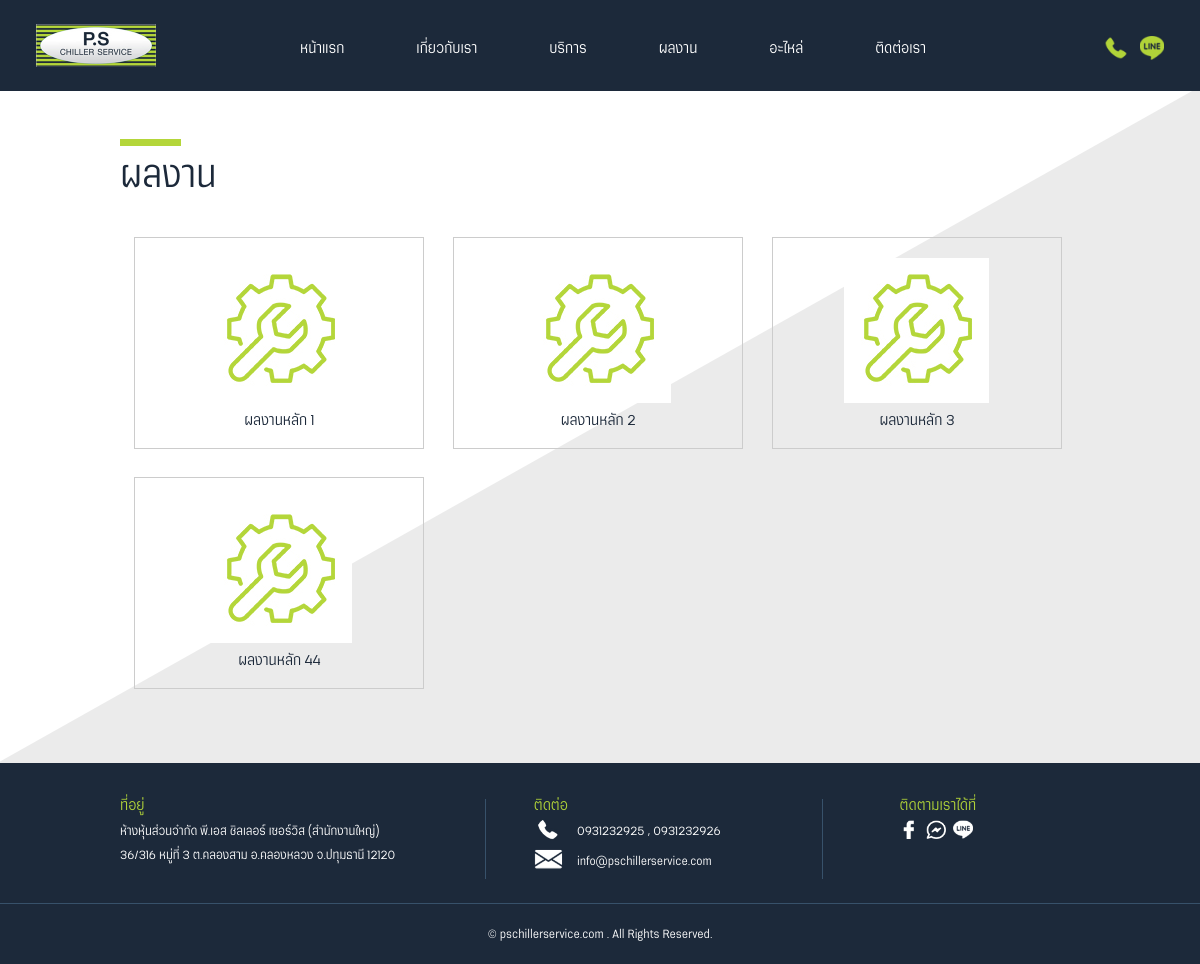
Screenshot of /portfolio.php with the database file from the repository.
### tables this page shows
CREATE TABLE `portfolio` (
  `id` int(11) NOT NULL,
  `name` varchar(255) NOT NULL,
  `image` varchar(255) NOT NULL
);

CREATE TABLE `contact_address` (
  `id` int(11) NOT NULL,
  `address` text NOT NULL
);

CREATE TABLE `contact_phone` (
  `id` int(11) NOT NULL,
  `phone_1` varchar(20) NOT NULL,
  `phone_2` varchar(20) NOT NULL
);

CREATE TABLE `contact_email` (
  `id` int(11) NOT NULL,
  `email` varchar(255) NOT NULL
);

### back-office/database/connect.php (called while the page is built, shortened)
<?php
class connect
{
    private $servername = "localhost";
    private $username = "root";
    private $password = "";
    private $db_name = "pachillerservice";
    public function __construct()
    {
        try {
            $conn = new PDO("mysql:host=$this->servername;dbname=$this->db_name;charset=utf8", $this->username, $this->password);
            $conn->setAttribute(PDO::ATTR_ERRMODE, PDO::ERRMODE_EXCEPTION);
            $this->conn = $conn;
        } catch (PDOException $e) {
            echo "Connection failed: " . $e->getMessage();
        }
    }
}

### portfolio.php (the view, shortened to what this page needs)
<?php
require_once("back-office/database/connect.php");
?>
<!DOCTYPE html PUBLIC "-//W3C//DTD XHTML 1.0 Transitional//EN" "http://www.w3.org/TR/xhtml1/DTD/xhtml1-transitional.dtd">
<html xmlns="http://www.w3.org/1999/xhtml">
<head>
    <link href="css/reset.css" rel="stylesheet" type="text/css" />
    <link href="css/header.css" rel="stylesheet" type="text/css" />
    <link href="css/header-m.css" rel="stylesheet" type="text/css" />
    <link href="css/header-t.css" rel="stylesheet" type="text/css" />
    <link href="css/content.css" rel="stylesheet" type="text/css" />
    <link href="css/content-m.css" rel="stylesheet" type="text/css" />
    <link href="css/content-t.css" rel="stylesheet" type="text/css" />
    <link href="css/footer.css" rel="stylesheet" type="text/css" />
    <link href="css/footer-m.css" rel="stylesheet" type="text/css" />
    <link href="css/footer-t.css" rel="stylesheet" type="text/css" />
    <link href="css/menu.css" rel="stylesheet" type="text/css" />
</head>
<body>
    <div class="header">
        <div class="logo"><a href="index.php"><img src="images/logo.jpg" width="240" height="86" /></a></div>
        <div class="box-menu">
            <nav id="nav" role="navigation">
                <ul>
                    <li><a href="index.php">หน้าแรก</a></li>
                    <li><a href="aboutus.php">เกี่ยวกับเรา</a></li>
                    <li><a href="service.php">บริการ</a></li>
                    <li><a href="portfolio.php">ผลงาน</a></li>
                    <li><a href="part.php">อะไหล่</a></li>
                    <li><a href="contactus.php">ติดต่อเรา</a></li>
                </ul>
            </nav>
        </div>
        <?php include 'inc/contact-top.php'; ?>
    </div>
    <div class="content">
        <div class="left-01-all">
            <div class="box-main">
                <div class="title-all">ผลงาน</div>
                <?php
                try {
                    $stmt = $db->conn->prepare("SELECT * FROM `portfolio`");
                    $stmt->execute();
                    foreach ($stmt->fetchAll() as $row) {
                ?>
                        <div class="box-port-list">
                            <div class="icon-port-list"><a href="portfolio-list.php?id=<?=$row["id"]?>"><img src="back-office/images/portfolio/<?=$row["image"]?>" width="145" height="145" /></a></div>
                            <div class="title-port-list"><a href="portfolio-list.php?id=<?=$row["id"]?>"><?=$row["name"]?></a></div>
                        </div>
                <?php
                    }
                } catch (Exception $e) {
                    echo $e->getMessage();
                }
                ?>
            </div>
        </div>
    </div>
    <?php include 'inc/footer.php'; ?>
</body>
</html>

### inc/footer.php
<?php
require_once("back-office/database/connect.php");
$db = new connect();
?>
<?php
$phone1 = "";
$phone2 = "";
$line_Link = "";
$facebook_link = "";
$messenger_link = "";
$email = "";
$address = "";
try {
    $stmt = $db->conn->prepare("SELECT * FROM `contact_phone`");
    $stmt->execute();
    foreach ($stmt->fetchAll() as $row) {
        $phone1 = $row["phone_1"];
        $phone2 = $row["phone_2"];
    }
} catch (Exception $e) {
    echo $e->getMessage();
}
try {
    $stmt = $db->conn->prepare("SELECT * FROM `contact_line`");
    $stmt->execute();
    foreach ($stmt->fetchAll() as $row) {
        $line_Link = $row["line_link"];
    }
} catch (Exception $e) {
    echo $e->getMessage();
}
try {
    $stmt = $db->conn->prepare("SELECT * FROM `contact_facebook`");
    $stmt->execute();
    foreach ($stmt->fetchAll() as $row) {
        $facebook_link = $row["facebook_link"];
    }
} catch (Exception $e) {
    echo $e->getMessage();
}
try {
    $stmt = $db->conn->prepare("SELECT * FROM `contact_messenger`");
    $stmt->execute();
    foreach ($stmt->fetchAll() as $row) {
        $messenger_link = $row["messenger_link"];
    }
} catch (Exception $e) {
    echo $e->getMessage();
}
try {
    $stmt = $db->conn->prepare("SELECT * FROM `contact_email`");
    $stmt->execute();
    foreach ($stmt->fetchAll() as $row) {
        $email = $row["email"];
    }
} catch (Exception $e) {
    echo $e->getMessage();
}
try {
    $stmt = $db->conn->prepare("SELECT * FROM `contact_address`");
    $stmt->execute();
    foreach ($stmt->fetchAll() as $row) {
        $address = $row["address"];
    }
} catch (Exception $e) {
    echo $e->getMessage();
}
?>
<div class="footer">
    <div class="box-main">
        <div class="box-footer-left">
            <div class="title-footer">ที่อยู่</div>
            <div class="text-footer-left"><?= $address ?></div>
        </div>
        <div class="box-footer-center">
            <div class="title-footer">ติดต่อ</div>
            <div class="box-footer-center-list">
                <div class="icon-footer-center"><img src="images/icon-footer-01.jpg" width="48" height="37" /></div>
                <div class="text-footer-center"><a href="tel:<?= $phone1 ?>" target="_blank"><?= $phone1 ?></a> , <a href="tel:<?= $phone2 ?>" target="_blank"><?= $phone2 ?></a></div>
            </div>
            <div class="box-footer-center-list">
                <div class="icon-footer-center"><img src="images/icon-footer-02.jpg" width="48" height="37" /></div>
                <div class="text-footer-center"><?= $email ?></div>
            </div>
        </div>
        <div class="box-footer-right">
            <div class="title-footer">ติดตามเราได้ที่</div>
            <div class="icon-footer-right"><a href="<?= $facebook_link ?>" target="_blank"><img src="images/icon-footer-03.jpg" width="32" height="32" /></a><a href="<?= $messenger_link ?>" target="_blank"><img src="images/icon-footer-04.jpg" width="32" height="32" /></a>
                <a href="<?= $line_Link ?>" target="_blank"><img src="images/icon-footer-05.jpg" width="32" height="32" /></a>
            </div>
        </div>
    </div>
    <div class="copy">© pschillerservice.com . All Rights Reserved.</div>
</div>

### css/header.css (style rules this page uses)
@media screen and (min-width: 1041px) and (max-width: 3000px) { .header { float: left; height: auto; width: 100%; } }
@media screen and (min-width: 1041px) and (max-width: 3000px) { .logo { float: left; height: auto; width: 20%; margin-top: 2%; margin-bottom: 2%; margin-left: 3%; } }
@media screen and (min-width: 1041px) and (max-width: 3000px) { .logo img { height: auto; width: 50%; } }
@media screen and (min-width: 1041px) and (max-width: 3000px) { .box-menu { float: left; height: auto; width: 60%; margin-top: 3.5%; margin-left: 2%; } }

### css/content.css (style rules this page uses)
@media screen and (min-width: 1041px) and (max-width: 3000px) { .content { float: left; height: auto; width: 100%; } }
@media screen and (min-width: 1041px) and (max-width: 3000px) { .title-all { font-family: serithairegular; font-size: 3vw; color: #1c293a; background-image: url(../images/line-title-small.jpg); background-repeat: no-repeat; background-position: left top; float: left; height: auto; width: 100%; margin-top: 5%; margin-bottom: 3%; padding-top: 2%; } }
@media screen and (min-width: 1041px) and (max-width: 3000px) { .box-port-list { float: left; height: auto; width: 30%; border: 1px solid #CCC; margin: 1.5%; padding-top: 2%; padding-bottom: 2%; } }
@media screen and (min-width: 1041px) and (max-width: 3000px) { .icon-port-list { float: left; height: auto; width: 100%; text-align: center; } }
@media screen and (min-width: 1041px) and (max-width: 3000px) { .title-port-list { font-family: serithairegular; font-size: 1.2vw; color: #1c293a; text-align: center; float: left; height: auto; width: 100%; margin-top: 4%; } }
@media screen and (min-width: 1041px) and (max-width: 3000px) { .title-port-list a { color: #1c293a; text-decoration: none; } }

### css/footer.css (style rules this page uses)
@media screen and (min-width: 1041px) and (max-width: 3000px) { .footer { float: left; height: auto; width: 100%; padding-top: 3%; padding-bottom: 2%; } }
@media screen and (min-width: 1041px) and (max-width: 3000px) { .box-footer-left { float: left; height: auto; width: 30%; } }
@media screen and (min-width: 1041px) and (max-width: 3000px) { .box-footer-center { float: left; height: auto; width: 30%; margin-right: 8%; margin-left: 8%; border-right-width: 1px; border-right-style: solid; border-right-color: #37516A; border-left-width: 1px; border-left-style: solid; border-left-color: #37516A; padding-left: 5%; } }
@media screen and (min-width: 1041px) and (max-width: 3000px) { .box-footer-right { float: left; height: auto; width: 10%; } }
@media screen and (min-width: 1041px) and (max-width: 3000px) { .title-footer { font-family: serithairegular; font-size: 1.2vw; color: #B0D239; margin-bottom: 2%; } }
@media screen and (min-width: 1041px) and (max-width: 3000px) { .text-footer-left { font-family: serithairegular; font-size: 1vw; color: #FFF; line-height: 2vw; } }
@media screen and (min-width: 1041px) and (max-width: 3000px) { .box-footer-center-list { float: left; height: auto; width: 100%; margin-bottom: 2%; } }
@media screen and (min-width: 1041px) and (max-width: 3000px) { .icon-footer-center { float: left; height: auto; width: 10%; } }
@media screen and (min-width: 1041px) and (max-width: 3000px) { .icon-footer-center img { height: auto; width: 100%; } }
@media screen and (min-width: 1041px) and (max-width: 3000px) { .text-footer-center { font-family: serithairegular; font-size: 1vw; color: #FFF; float: left; height: auto; width: 70%; margin-left: 5%; line-height: 2vw; } }
@media screen and (min-width: 1041px) and (max-width: 3000px) { .text-footer-center a { color: #FFF; text-decoration: none; } }
@media screen and (min-width: 1041px) and (max-width: 3000px) { .icon-footer-right { float: left; height: auto; width: 100%; margin-top: 5%; } }
@media screen and (min-width: 1041px) and (max-width: 3000px) { .icon-footer-right img { float: left; height: auto; width: 20%; margin-right: 8%; } }
@media screen and (min-width: 1041px) and (max-width: 3000px) { .copy { font-family: serithairegular; font-size: 1vw; color: #FFF; text-align: center; height: auto; width: 100%; float: left; margin-top: 2%; border-top-width: 1px; border-top-style: solid; border-top-color: #37516A; padding-top: 2%; } }

### rows the page displays
portfolio: image (picture), name "ผลงานหลัก 1"
portfolio: image (picture), name "ผลงานหลัก 2"
portfolio: image (picture), name "ผลงานหลัก 3"
portfolio: image (picture), name "ผลงานหลัก 44"
contact_address: address "ห้างหุ้นส่วนจำกัด พี.เอส ชิลเลอร์ เซอร์วิส (สำนักงานใหญ่) 36/316 หมู่ที่ 3 ต.คลองสาม อ.คลองหลวง จ.ปทุมธานี 12120"
contact_phone: phone_1 "0931232925", phone_2 "0931232926"
contact_email: email "info@pschillerservice.com"
